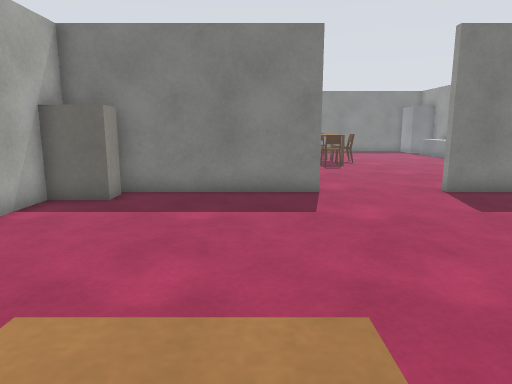
View 1 (above)

18 first-person views from a walk through a Gazebo world. The camera is 1 m above the floor, tilts 10° down and sees 70° across. The floor is counted in squares, 0.5 m on a side. Each view is taken from the middle of a square. On the plan, view 1 faces up. The plan holds only what a view shows up to about 19 squares ahead; the rest is blank. Some stock models are drawn as simple stand-ins.

View 2
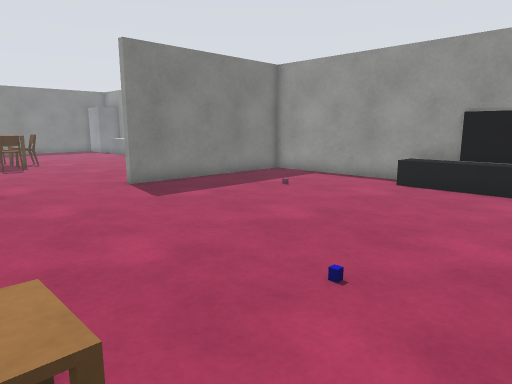

View 3
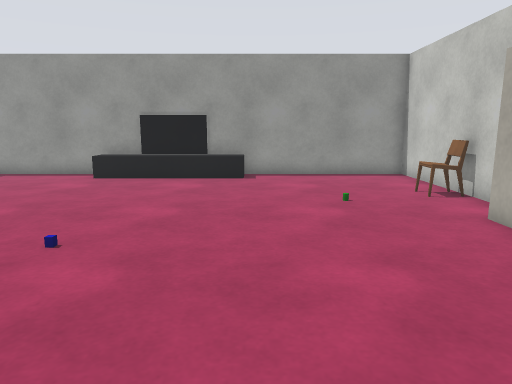

View 4
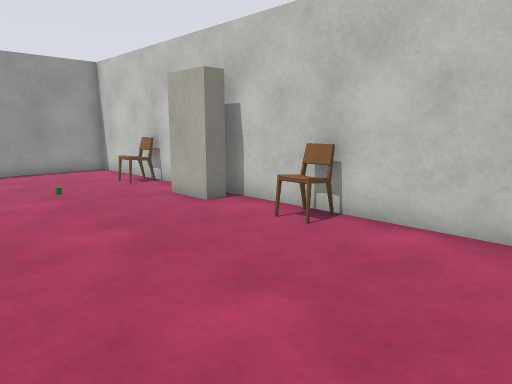

View 5
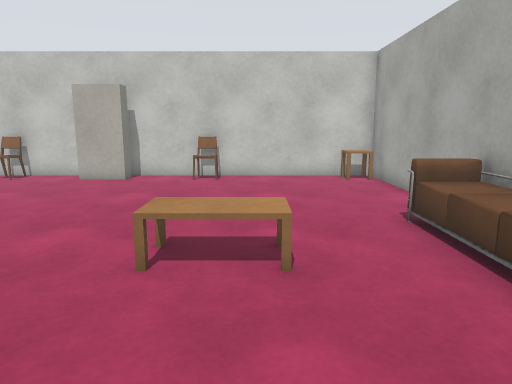

View 6
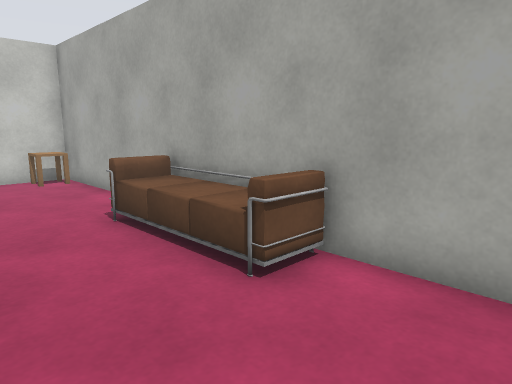

View 7
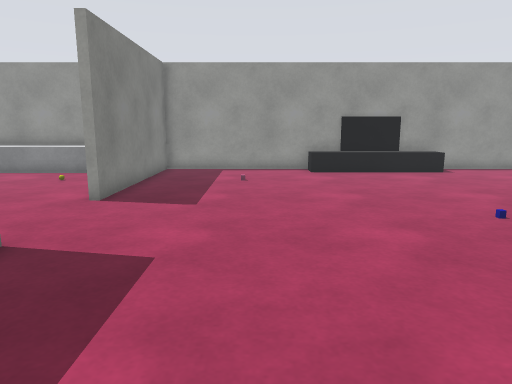

View 8
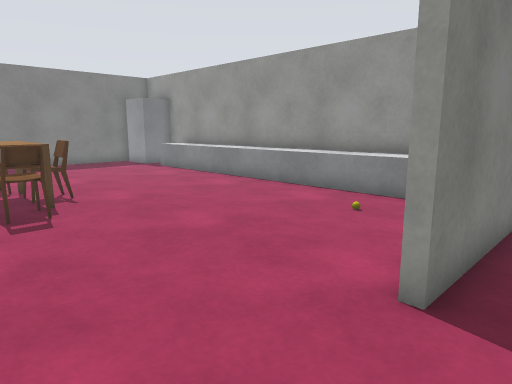

View 9
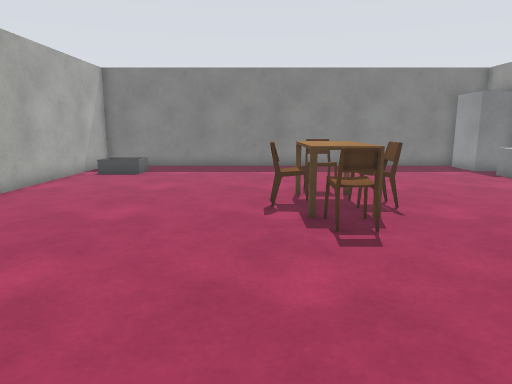

View 10
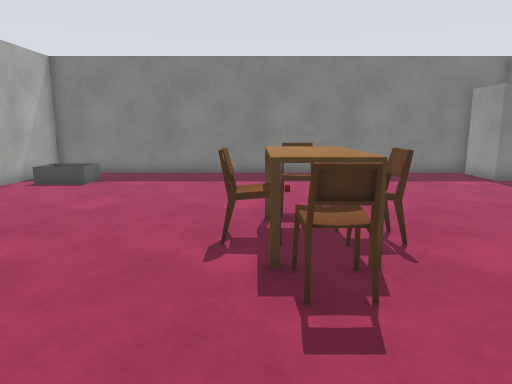

View 11
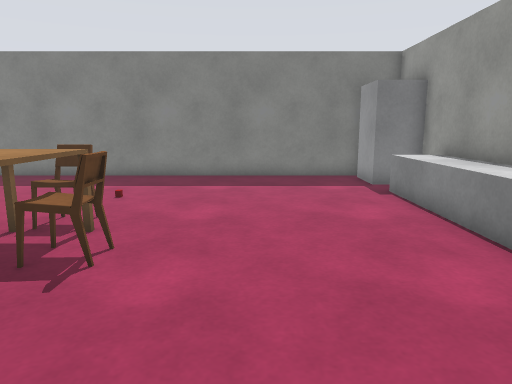

View 12
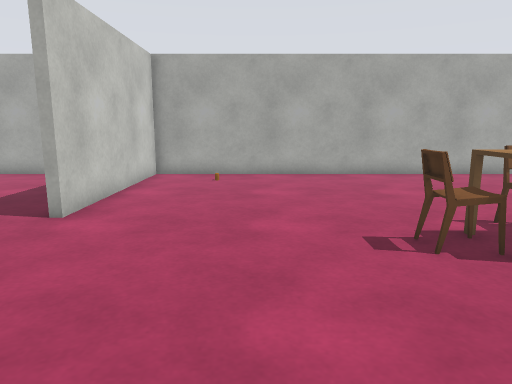

View 13
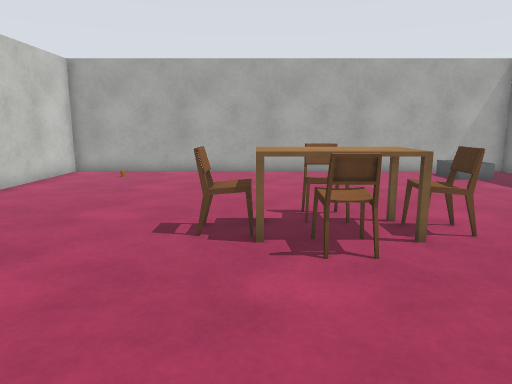

View 14
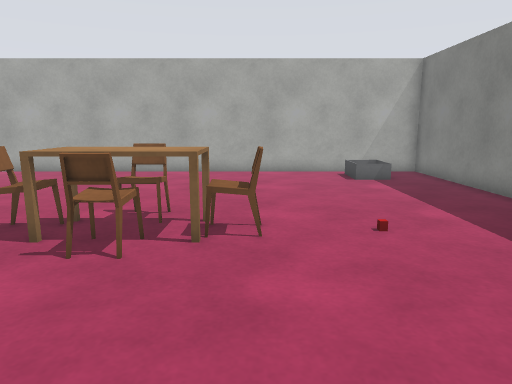

View 15
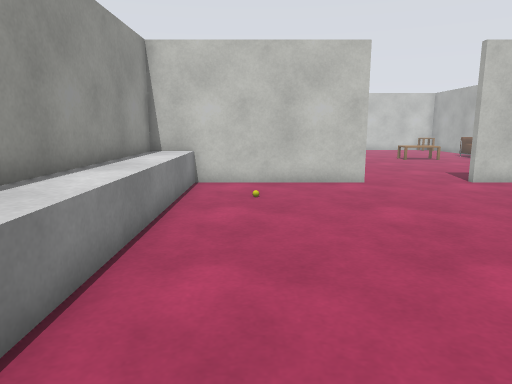

View 16
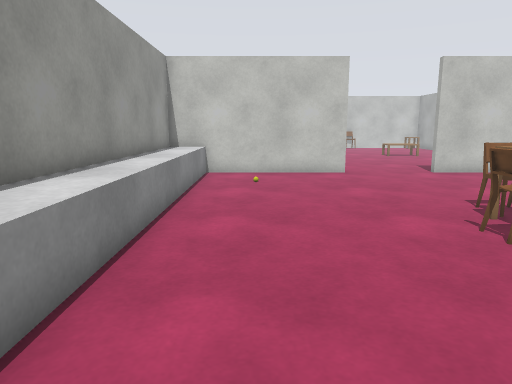

View 17
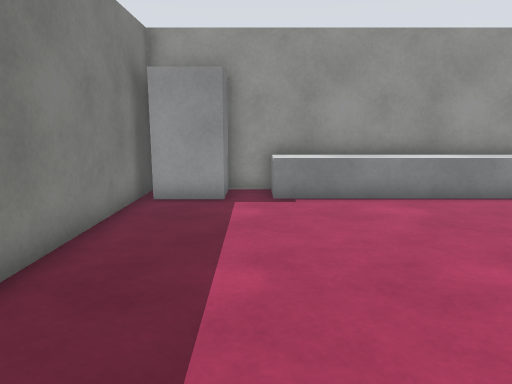

View 18
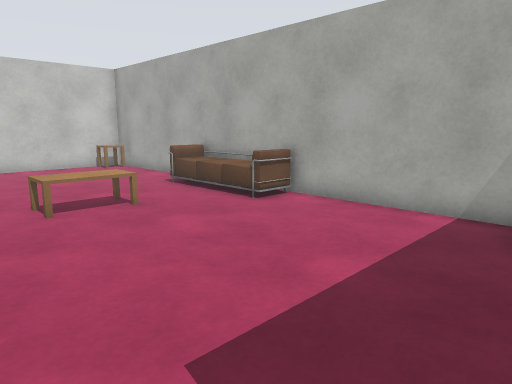

### Floor plan
Points are (right, up) in squares from view 1. A wall is a line through its corners. A room is listed if a view was taken in it or the views show most of it. See-through windows are left out.
Room 1 (views 1, 2, 3, 4, 5, 6, 7, 8, 18)
walls: (6.4, -8.4) (13.8, -8.4) (13.8, 0.6); (13.8, 2.4) (13.8, 11.3) (6, 11.3); (2, 11.7) (2, 11.3) (-3.5, 11.3); (-5.9, 11.3) (-5.9, -8.4) (3.5, -8.4)
ways out: opening at (4.5, 11) to room 2
objects: side table (-5, -8) to (-5, -7); sofa (-5, -1) to (-5, 4); filing cabinet (-5, 10) to (-4, 11); coffee table (-1, 1) to (0, 2); chair (1, -8) to (1, -7); bookshelf (4, -8) to (6, -7); blue box (4, 1); other object (8, -5); chair (9, -8) to (9, -7); other object (10, 7); TV cabinet (13, -1) to (13, 4); TV (14, 1) to (14, 2)
Room 2 (views 9, 10, 11, 12, 13, 14, 15, 16, 17)
walls: (6, 11.3) (6, 11.7) (11.5, 11.7); (-3.5, 11.7) (2, 11.7); (13.8, 31.3) (-5.9, 31.3) (-5.9, 11.7); (13.8, 11.7) (13.8, 29.2)
ways out: opening at (4.5, 11) to room 1
objects: other object (-5, 28) to (-3, 29); other object (-4, 14); table (3, 20) to (5, 23); chair (3, 21) to (3, 22); chair (4, 19) to (4, 20); chair (4, 23) to (4, 24); other object (4, 26); chair (5, 21) to (5, 22); other object (10, 14); grey box (12, 12) to (13, 27); fridge (12, 29) to (13, 31)

Where each view was taken, in squares from view 1:
view 1: 0 up, 0 right, facing up
view 2: 1 down, 0 right, facing up-right
view 3: 2 down, 2 left, facing right
view 4: 1 down, 4 left, facing down-right
view 5: 7 up, 1 left, facing down
view 6: 7 up, 1 left, facing down-left
view 7: 7 up, 4 left, facing right
view 8: 10 up, 2 right, facing up-right
view 9: 12 up, 2 right, facing up
view 10: 15 up, 3 right, facing up
view 11: 16 up, 8 right, facing up
view 12: 16 up, 10 right, facing left
view 13: 20 up, 11 right, facing left
view 14: 24 up, 11 right, facing left
view 15: 25 up, 10 right, facing down
view 16: 28 up, 10 right, facing down
view 17: 28 up, 2 right, facing right
view 18: 11 up, 3 right, facing down-left
